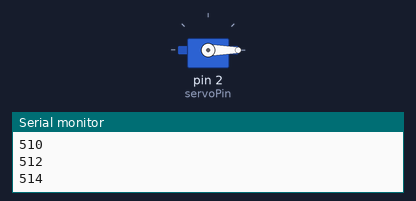
A sketch run on a simulated Arduino Uno, built with avr-gcc and run on an emulated ATmega328P. Shown: servo, the last lines printed to the serial monitor. Wiring (inferred from the names in the program): servo: signal pin 2. Servo pulses on a pin are drawn as a servo (544–2400 µs = 0–180°).

Above: at 0.13 s.
At 7.64 s:
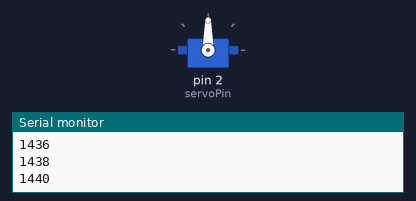
At 15.6 s:
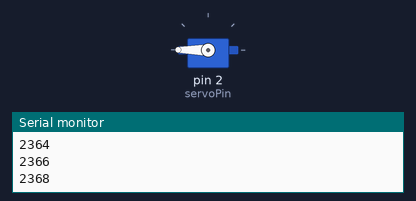
At 35.7 s:
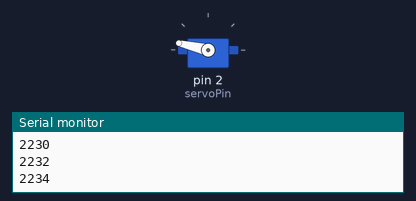
Timing chart, 0 to 38.3 s (numbered marks = the images above):
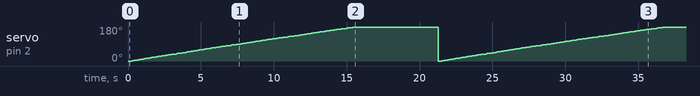

The sketch:

servo_range.ino
```cpp
// servo_range.ino - turn servo and print values to serial
// (c) BotBook.com - Karvinen, Karvinen, Valtokari
int servoPin=2;

void pulseServo(int servoPin, int pulseLenUs)	// <1>
{
	digitalWrite(servoPin, HIGH);	// <2>
	delayMicroseconds(pulseLenUs);	// <3>
	digitalWrite(servoPin, LOW);	// <4>
	delay(15);	// <5>
}

void setup()
{
	pinMode(servoPin, OUTPUT);
	Serial.begin(115200);
}

void loop()
{
	for (int i=500; i<=3000; i=i+2) {	// <6>
		pulseServo(servoPin, i);	// <7>
		Serial.println(i);
	}
}
```
